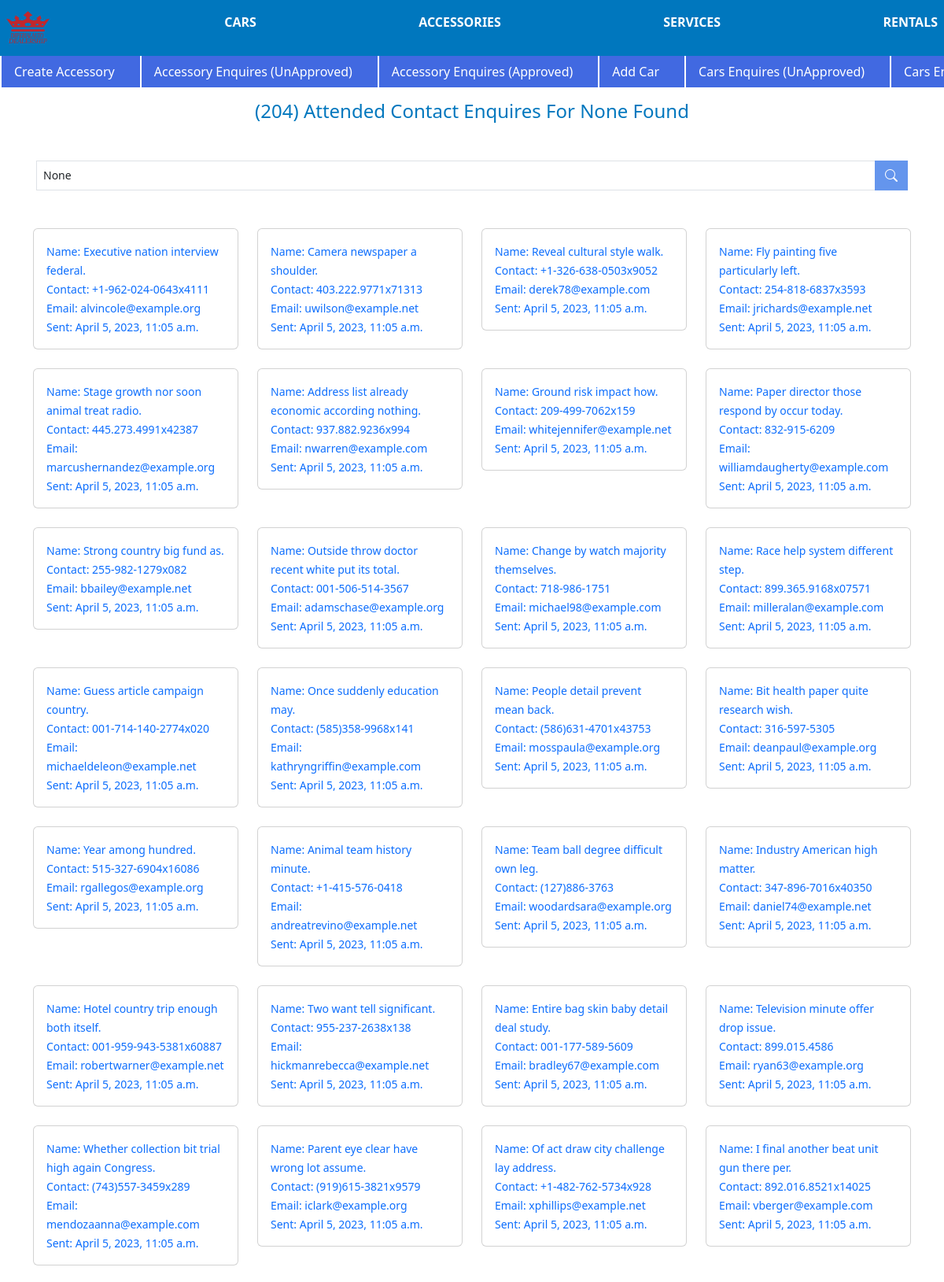
The app's page /our_services/search-contact-enquiry-attended-to/ (signed in, upper part) with its own data.
### OurServices/models.py (models this page shows, shortened)
class ContactUsForEnquires(models.Model):
    phone_regex = RegexValidator(
        regex=r'^\+?[0-9]{1,3}?\s?\-?[0-9]{1,15}$',
        message="Phone number must be entered in the format: '+999 999999999'. Up to 15 digits allowed."
    )
    contact = models.CharField(validators=[phone_regex], max_length=17, null=True, blank=True)
    name = models.CharField(max_length = 100)
    enquiry = models.TextField()
    attended_to = models.BooleanField(default=False)
    email = models.EmailField()
    created = models.DateTimeField(auto_now_add=True)
    slug = models.SlugField(blank=True, null=True, editable=False)
    class Meta:
        verbose_name_plural = "Contact Us For Enquires"

### OurServices/views.py (the view, shortened to what this page needs)
class ContactEnquiryAttendedToEnquirySearch(UserPassesTestMixin, LoginRequiredMixin, ListView):
    model =  ContactUsForEnquires
    context_object_name = 'contact_us'
    template_name = 'our_services/contact_enquiry/search_contact_enquiry_attended_to.html'
    paginate_by = 50
    def get_queryset(self):
        queryset = super().get_queryset()
        query = self.request.GET.get('q')
        return queryset
    def get_context_data(self, **kwargs):
        context = super().get_context_data(**kwargs)
        context['count'] = self.get_queryset().count()
        context['query'] =self.request.GET.get('q')
        return context
    def test_func(self):
        user = self.request.user
        if user.is_staff or user.is_superuser:
            return True
        messages.warning(self.request, 'Not Authorized Permission Denied')
        return False

### templates/our_services/contact_enquiry/search_contact_enquiry_attended_to.html (shortened to what this page needs)
{% extends 'layout/index.html' %} {% block content %}
<h4 class="my-3 text-center nice-blue">({{count}}) Attended Contact Enquires For {{query}} Found </h4>
<nav class="container mt-5 d-flex justify-content-center">
    <form action={% url 'search-contact-enquiry-attended-to' %} method='GET' class="d-flex justify-content-center search input-group  w-100 mx-1">
        <input class="form-control form-control-sm " type="search" name="q" placeholder="Search Attended Enquires" aria-label="Search" style="border-radius:0px" value={{query}}>
        <button style="border-radius:0px" class="btn   navbar-bgc1 text-white search" type="submit"><i class="bi bi-search" ></i></button>
        <br>
    </form>
</nav>
<div class="container mt-5">
    <div class="row">
        {% for enquiry in contact_us %}
        <div class="col-lg-3 col-md-6 col-sm-12">
            <a class='link' href="{% url 'detail-contact-enquiry-to' enquiry.id enquiry.slug %}">
                <div class="col-md-4 w-100">
                    <div class="card mb-4 ">
                        <div class="card-body">
                            <small class="card-text">Name: {{enquiry.name}}</small> <br>
                            <small class="card-text">Contact: {{enquiry.contact}}</small> <br>
                            <small class="card-text">Email: {{enquiry.email}}</small> <br>
                            <small class="card-text">Sent: {{enquiry.created}}</small> <br>
                        </div>
                    </div>
                </div>
            </a>
        </div>
        {% endfor %}
    </div>
</div>
{% endblock %}

### records on screen
ContactUsForEnquires: name "Executive nation interview federal.", contact "+1-962-024-0643x4111", email "alvincole@example.org", created "April 5, 2023, 11:05 a.m."
ContactUsForEnquires: name "Camera newspaper a shoulder.", contact "403.222.9771x71313", email "uwilson@example.net", created "April 5, 2023, 11:05 a.m."
ContactUsForEnquires: name "Reveal cultural style walk.", contact "+1-326-638-0503x9052", email "derek78@example.com", created "April 5, 2023, 11:05 a.m."
ContactUsForEnquires: name "Fly painting five particularly left.", contact "254-818-6837x3593", email "jrichards@example.net", created "April 5, 2023, 11:05 a.m."
ContactUsForEnquires: name "Stage growth nor soon animal treat radio.", contact "445.273.4991x42387", email "marcushernandez@example.org", created "April 5, 2023, 11:05 a.m."
ContactUsForEnquires: name "Address list already economic according nothing.", contact "937.882.9236x994", email "nwarren@example.com", created "April 5, 2023, 11:05 a.m."
ContactUsForEnquires: name "Ground risk impact how.", contact "209-499-7062x159", email "whitejennifer@example.net", created "April 5, 2023, 11:05 a.m."
ContactUsForEnquires: name "Paper director those respond by occur today.", contact "832-915-6209", email "williamdaugherty@example.com", created "April 5, 2023, 11:05 a.m."
ContactUsForEnquires: name "Strong country big fund as.", contact "255-982-1279x082", email "bbailey@example.net", created "April 5, 2023, 11:05 a.m."
ContactUsForEnquires: name "Outside throw doctor recent white put its total.", contact "001-506-514-3567", email "adamschase@example.org", created "April 5, 2023, 11:05 a.m."
ContactUsForEnquires: name "Change by watch majority themselves.", contact "718-986-1751", email "michael98@example.com", created "April 5, 2023, 11:05 a.m."
ContactUsForEnquires: name "Race help system different step.", contact "899.365.9168x07571", email "milleralan@example.com", created "April 5, 2023, 11:05 a.m."
ContactUsForEnquires: name "Guess article campaign country.", contact "001-714-140-2774x020", email "michaeldeleon@example.net", created "April 5, 2023, 11:05 a.m."
ContactUsForEnquires: name "Once suddenly education may.", contact "(585)358-9968x141", email "kathryngriffin@example.com", created "April 5, 2023, 11:05 a.m."
ContactUsForEnquires: name "People detail prevent mean back.", contact "(586)631-4701x43753", email "mosspaula@example.org", created "April 5, 2023, 11:05 a.m."
ContactUsForEnquires: name "Bit health paper quite research wish.", contact "316-597-5305", email "deanpaul@example.org", created "April 5, 2023, 11:05 a.m."
ContactUsForEnquires: name "Year among hundred.", contact "515-327-6904x16086", email "rgallegos@example.org", created "April 5, 2023, 11:05 a.m."
ContactUsForEnquires: name "Animal team history minute.", contact "+1-415-576-0418", email "andreatrevino@example.net", created "April 5, 2023, 11:05 a.m."
ContactUsForEnquires: name "Team ball degree difficult own leg.", contact "(127)886-3763", email "woodardsara@example.org", created "April 5, 2023, 11:05 a.m."
ContactUsForEnquires: name "Industry American high matter.", contact "347-896-7016x40350", email "daniel74@example.net", created "April 5, 2023, 11:05 a.m."
ContactUsForEnquires: name "Hotel country trip enough both itself.", contact "001-959-943-5381x60887", email "robertwarner@example.net", created "April 5, 2023, 11:05 a.m."
ContactUsForEnquires: name "Two want tell significant.", contact "955-237-2638x138", email "hickmanrebecca@example.net", created "April 5, 2023, 11:05 a.m."
ContactUsForEnquires: name "Entire bag skin baby detail deal study.", contact "001-177-589-5609", email "bradley67@example.com", created "April 5, 2023, 11:05 a.m."
ContactUsForEnquires: name "Television minute offer drop issue.", contact "899.015.4586", email "ryan63@example.org", created "April 5, 2023, 11:05 a.m."
ContactUsForEnquires: name "Whether collection bit trial high again Congress.", contact "(743)557-3459x289", email "mendozaanna@example.com", created "April 5, 2023, 11:05 a.m."
ContactUsForEnquires: name "Parent eye clear have wrong lot assume.", contact "(919)615-3821x9579", email "iclark@example.org", created "April 5, 2023, 11:05 a.m."
ContactUsForEnquires: name "Of act draw city challenge lay address.", contact "+1-482-762-5734x928", email "xphillips@example.net", created "April 5, 2023, 11:05 a.m."
ContactUsForEnquires: name "I final another beat unit gun there per.", contact "892.016.8521x14025", email "vberger@example.com", created "April 5, 2023, 11:05 a.m."

### other values on screen
{{ count }} "204"
{{ query }} "None"
